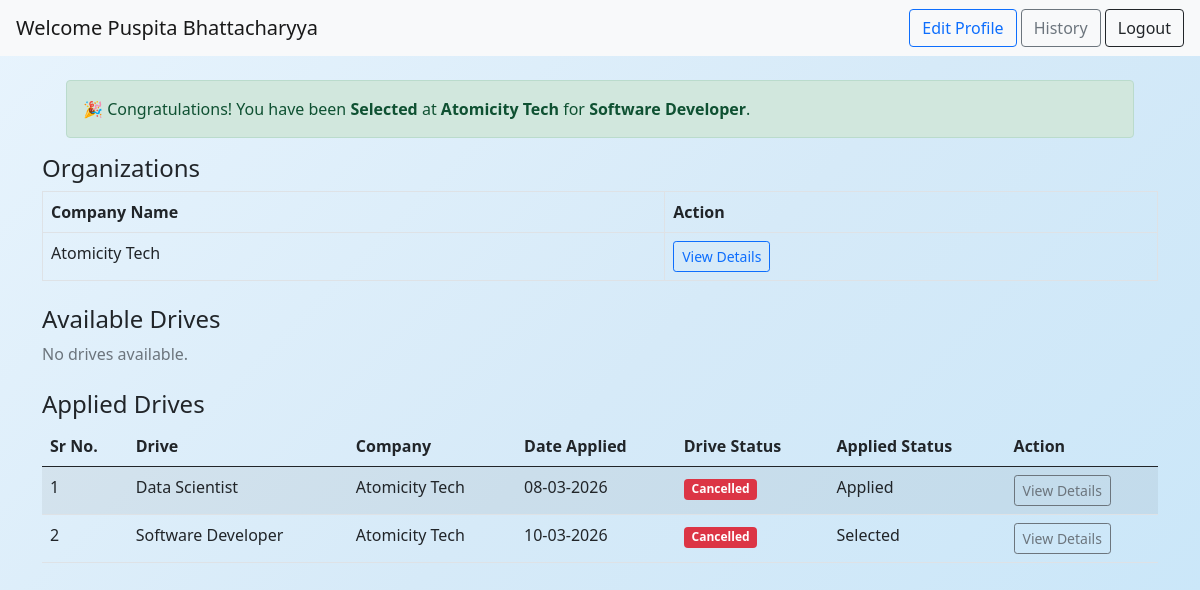
Page /student_dashboard/2 on the committed database.
### application/models.py (models this page shows)
class Student(db.Model):
    __tablename__ = 'student'
    id = db.Column(db.Integer, primary_key=True)
    fullname = db.Column(db.String(150), nullable=False)
    user_id = db.Column(db.Integer, db.ForeignKey('user.id'), nullable=False)
    education = db.Column(db.String(200))
    skills = db.Column(db.String(300))
    resume_filename = db.Column(db.String(200))
    applications = db.relationship('Application', backref='student', lazy=True)

class Application(db.Model):
    __tablename__ = 'application'
    id = db.Column(db.Integer, primary_key=True)
    student_id = db.Column(db.Integer, db.ForeignKey('student.id'), nullable=False)
    drive_id = db.Column(db.Integer, db.ForeignKey('drive.id'), nullable=False)
    company_id = db.Column(db.Integer, db.ForeignKey('company.id'), nullable=False)
    applied_on = db.Column(db.DateTime, default=lambda: datetime.now(timezone.utc))
    status = db.Column(db.String(30), default="Applied")
    __table_args__ = (
        UniqueConstraint('student_id', 'drive_id', name='unique_application'),)

class Company(db.Model):
    __tablename__ = 'company'
    id = db.Column(db.Integer, primary_key=True)
    company_name = db.Column(db.String(150), nullable=False)
    user_id = db.Column(db.Integer, db.ForeignKey('user.id'), nullable=False)
    contact = db.Column(db.String(100))
    website = db.Column(db.String(200))
    description = db.Column(db.Text)
    is_approved = db.Column(db.Boolean, default=False)
    drives = db.relationship('Drive', backref='company', lazy=True)
    applications = db.relationship('Application', backref='company', lazy=True)

class Drive(db.Model):
    __tablename__ = 'drive'
    id = db.Column(db.Integer, primary_key=True)
    company_id = db.Column(db.Integer, db.ForeignKey('company.id'), nullable=False)
    drive_name = db.Column(db.String(150), nullable=False)
    job_title = db.Column(db.String(200), nullable=False)
    job_description = db.Column(db.Text, nullable=False)
    eligibility = db.Column(db.String(300))
    salary = db.Column(db.String(100))
    deadline = db.Column(db.Date, nullable=False)
    status = db.Column(db.String(20), default="Pending")
    created_at = db.Column(db.DateTime, default=lambda: datetime.now(timezone.utc))
    applications = db.relationship('Application', backref='drive', lazy=True)

### application/controllers.py (the view)
@app.route("/student_dashboard/<int:user_id>")
def student_dashboard(user_id):
    student = Student.query.filter_by(user_id=user_id).first()
    companies = Company.query.filter_by(is_approved=True).all()
    approved_drives = Drive.query.filter_by(status="Approved").all()
    applied_drives = Application.query.filter_by(
        student_id=student.id
    ).all()
    return render_template(
        "student_dash.html",
        student=student,
        companies=companies,
        approved_drives=approved_drives,
        applied_drives=applied_drives
    )

### templates/student_dash.html (shortened to what this page needs)
<!DOCTYPE html>
<html>
<head>
  <link href="https://cdn.jsdelivr.net/npm/bootstrap@5.0.2/dist/css/bootstrap.min.css" rel="stylesheet">
  <link rel="stylesheet" href="/static/style.css">
</head>
<body>
<nav class="navbar navbar-light bg-light px-3">
  <a class="navbar-brand">Welcome {{ student.fullname }}</a>
  <div>
    <a href="/edit_profile/{{ student.user_id }}" class="btn btn-outline-primary">Edit Profile</a>
    <a href="/student_history/{{ student.user_id }}" class="btn btn-outline-secondary">History</a>
    <a href="/logout" class="btn btn-outline-dark">Logout</a>
  </div>
</nav>
<div class="container mt-4">
  {% for a in applied_drives %}
    {% if a.status == "Selected" %}
      <div class="alert alert-success mx-4 mt-3">
        🎉 Congratulations! You have been <strong>Selected</strong> at <strong>{{ a.company.company_name }}</strong> for <strong>{{ a.drive.job_title }}</strong>.
      </div>
    {% elif a.status == "Rejected" %}
      <div class="alert alert-danger mx-4 mt-3">
        ❌ You have been <strong>Rejected</strong> for <strong>{{ a.drive.job_title }}</strong> at <strong>{{ a.company.company_name }}</strong>. Keep trying!
      </div>
    {% elif a.status == "Shortlisted" %}
      <div class="alert alert-warning mx-4 mt-3">
        ⭐ You have been <strong>Shortlisted</strong> for <strong>{{ a.drive.job_title }}</strong> at <strong>{{ a.company.company_name }}</strong>!
      </div>
    {% endif %}
  {% endfor %}
  <h4>Organizations</h4>
  {% if companies %}
  <table class="table table-bordered">
    <thead>
      <tr>
        <th>Company Name</th>
        <th>Action</th>
      </tr>
    </thead>
    <tbody>
      {% for c in companies %}
      <tr>
        <td>{{ c.company_name }}</td>
        <td>
          <a href="/student_view_company/{{ c.id }}/{{ student.user_id }}"
             class="btn btn-outline-primary btn-sm">
             View Details
          </a>
        </td>
      </tr>
      {% endfor %}
    </tbody>
  </table>
  {% else %}
    <p class="text-muted">No companies available.</p>
  {% endif %}
  <h4 class="mt-4">Available Drives</h4>
  {% if approved_drives %}
  <table class="table table-bordered">
    <thead>
      <tr>
        <th>Sr No.</th>
        <th>Drive Name</th>
        <th>Company</th>
        <th>Deadline</th>
        <th>Action</th>
      </tr>
    </thead>
    <tbody>
      {% for d in approved_drives %}
      <tr>
        <td>{{ loop.index }}</td>
        <td>{{ d.job_title }}</td>
        <td>{{ d.company.company_name }}</td>
        <td>{{ d.deadline }}</td>
        <td>
          <a href="/student_drive/{{ d.id }}/{{ student.user_id }}"
             class="btn btn-outline-primary btn-sm">
             View Details
          </a>
        </td>
      </tr>
      {% endfor %}
    </tbody>
  </table>
  {% else %}
    <p class="text-muted">No drives available.</p>
  {% endif %}
  <h4 class="mt-4">Applied Drives</h4>
  {% if applied_drives %}
  <table class="table table-striped">
    <thead>
      <tr>
        <th>Sr No.</th>
        <th>Drive</th>
        <th>Company</th>
        <th>Date Applied</th>
        <th>Drive Status</th>
        <th>Applied Status</th>
        <th>Action</th>
      </tr>
    </thead>
    <tbody>
      {% for a in applied_drives %}
      <tr>
        <td>{{ loop.index }}</td>
        <td>{{ a.drive.job_title }}</td>
        <td>{{ a.company.company_name }}</td>
        <td>{{ a.applied_on.strftime("%d-%m-%Y") }}</td>
        <td>
          {% if a.drive.status == "Cancelled" %}
            <span class="badge bg-danger">Cancelled</span>
          {% elif a.drive.status == "Closed" %}
            <span class="badge bg-secondary">Closed</span>
          {% else %}
            <span class="badge bg-success">Active</span>
          {% endif %}
        </td>
        <td>{{ a.status }}</td>
        <td>
          <a href="/student_drive/{{ a.drive_id }}/{{ student.user_id }}"
             class="btn btn-outline-secondary btn-sm">
             View Details
          </a>
        </td>
      </tr>
      {% endfor %}
    </tbody>
  </table>
  {% else %}
    <p class="text-muted">No applications yet.</p>
  {% endif %}
</div>
</body>
</html>

### static/style.css (style rules this page uses)
* { margin: 0; padding: 0; box-sizing: border-box; }
body { background: linear-gradient(135deg, #e8f4fd 0%, #d6eaf8 50%, #c8e6f9 100%); font-family: 'Segoe UI', sans-serif; min-height: 100vh; }

### rows in the picture
Student: fullname "Puspita Bhattacharyya"
Application: company.company_name "Atomicity Tech", drive.job_title "Software Developer", applied_on "10-03-2026", status "Selected"
Company: company_name "Atomicity Tech"
Application: drive.job_title "Data Scientist", company.company_name "Atomicity Tech", applied_on "08-03-2026", status "Applied"
